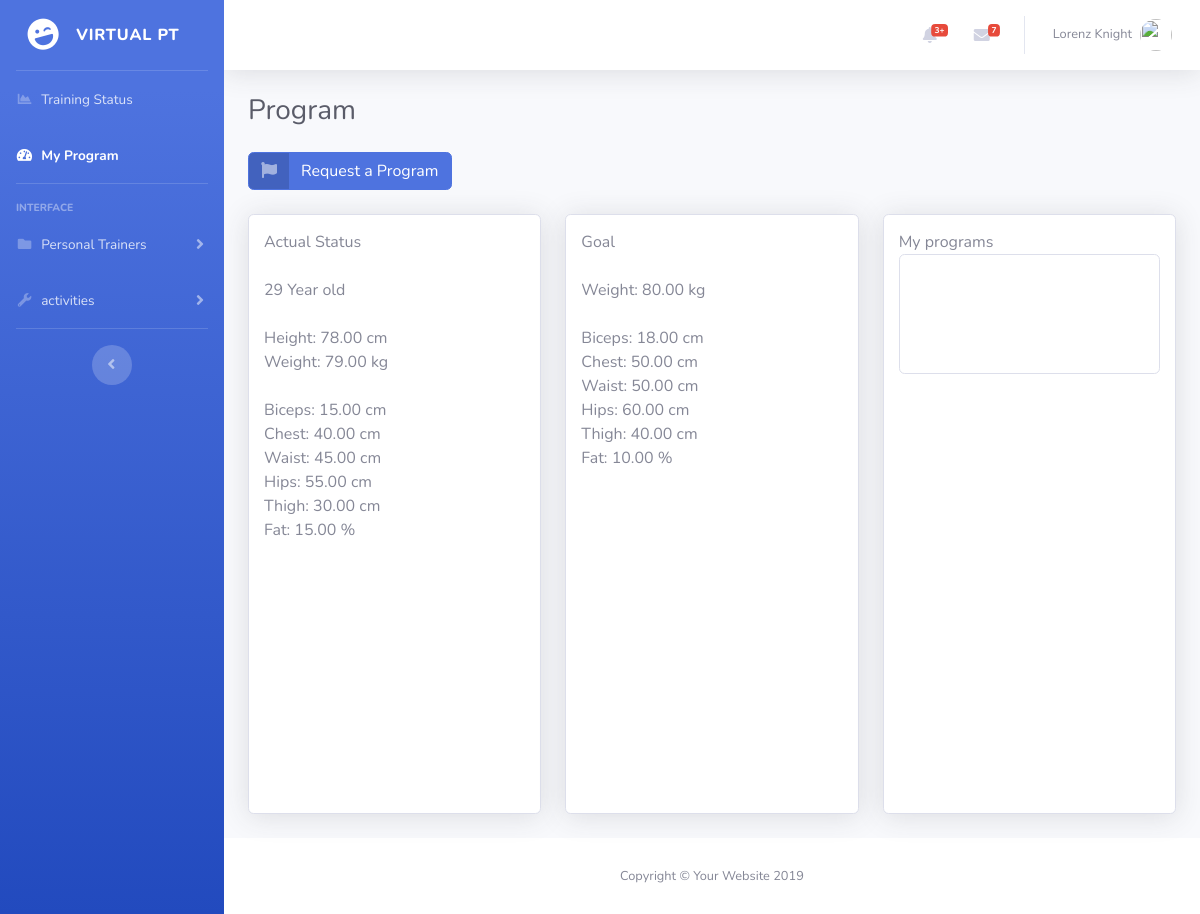
/inicio.php (signed in), run on the app's committed database.
### tables this page shows
CREATE TABLE `users` (
  `id_user` int(11) NOT NULL,
  `email` varchar(255) DEFAULT NULL,
  `password` varchar(50) DEFAULT NULL,
  `status` int(11) DEFAULT NULL,
  `name` varchar(15) DEFAULT NULL,
  `surname` varchar(15) DEFAULT NULL,
  `profilephoto` varchar(255) DEFAULT NULL,
  `year` int(11) DEFAULT NULL,
  `month` varchar(255) DEFAULT NULL,
  `day` int(11) DEFAULT NULL,
  `country` varchar(255) DEFAULT NULL,
  `city` varchar(255) DEFAULT NULL,
  `rank` int(11) DEFAULT NULL,
  `pt_type` int(11) DEFAULT NULL,
  `pt_experience` int(11) DEFAULT NULL
);

CREATE TABLE `usr_current_status` (
  `id_current_status` int(11) NOT NULL,
  `id_user` int(11) DEFAULT NULL,
  `usr_weight` double(8,2) DEFAULT NULL,
  `usr_height` double(8,2) DEFAULT NULL,
  `usr_biceps` double(8,2) DEFAULT NULL,
  `usr_chest` double(8,2) DEFAULT NULL,
  `usr_waist` double(8,2) DEFAULT NULL,
  `usr_hips` double(8,2) DEFAULT NULL,
  `usr_thigh` double(8,2) DEFAULT NULL,
  `usr_fat` double(8,2) DEFAULT NULL
);

CREATE TABLE `usr_goals` (
  `id_goals` int(11) NOT NULL,
  `id_user` int(11) DEFAULT NULL,
  `date` datetime DEFAULT NULL,
  `day` varchar(255) DEFAULT NULL,
  `month` varchar(255) DEFAULT NULL,
  `year` varchar(255) DEFAULT NULL,
  `time` time DEFAULT NULL,
  `usr_weight_goal` double(8,2) DEFAULT NULL,
  `usr_biceps_goal` double(8,2) DEFAULT NULL,
  `usr_chest_goal` double(8,2) DEFAULT NULL,
  `usr_waist_goal` double(8,2) DEFAULT NULL,
  `usr_hips_goal` double(8,2) DEFAULT NULL,
  `usr_thigh_goal` double(8,2) DEFAULT NULL,
  `usr_fat_goal` double(8,2) DEFAULT NULL,
  `id_pt` int(11) DEFAULT NULL
);

### inc/funciones.php (called while the page is built, shortened)
<?php
if (!function_exists("GetSQLValueString")) {
function GetSQLValueString($theValue, $theType, $theDefinedValue = "", $theNotDefinedValue = "")
{
  global $con;
  $theValue = function_exists("mysqli_real_escape_string") ? mysqli_real_escape_string($con, $theValue) : mysqli_escape_string($con,$theValue);
  switch ($theType) {
    case "long":
    case "int":
      $theValue = ($theValue != "") ? intval($theValue) : "NULL";
      break;
  }
  return $theValue;
}
}
function ObtenerNombreUsuario($nombre)
{
	global $con;
	$query_ConsultaFuncion = sprintf("SELECT name FROM users WHERE id_user = %s ",
		 GetSQLValueString($nombre, "int"));
	$ConsultaFuncion = mysqli_query($con,  $query_ConsultaFuncion) or die(mysqli_error($con));
	$row_ConsultaFuncion = mysqli_fetch_assoc($ConsultaFuncion);
	return $row_ConsultaFuncion["name"];
}
function ObtenerApellidoUsuario($apellido)
{
	global $con;
	$query_ConsultaFuncion = sprintf("SELECT surname FROM users WHERE id_user = %s ",
		 GetSQLValueString($apellido, "int"));
	$ConsultaFuncion = mysqli_query($con,  $query_ConsultaFuncion) or die(mysqli_error($con));
	$row_ConsultaFuncion = mysqli_fetch_assoc($ConsultaFuncion);
	return $row_ConsultaFuncion["surname"];
}
	?>

### inc/usr_status_card.php (the view)
<div class="col-xl-4 col-md-6 mb-4">
    <div class="space">
        Actual Status
        <br>
        <br><?php echo $yearold; ?> Year old
        <br>
        <br>Height: <?php echo $row_DatosCurrent['usr_height']; ?> cm
        <br>Weight: <?php echo $row_DatosCurrent['usr_weight']; ?> kg
        <br>
        <br>Biceps: <?php echo $row_DatosCurrent['usr_biceps']; ?> cm
        <br>Chest: <?php echo $row_DatosCurrent['usr_chest']; ?> cm
        <br>Waist: <?php echo $row_DatosCurrent['usr_waist']; ?> cm
        <br>Hips: <?php echo $row_DatosCurrent['usr_hips']; ?> cm
        <br>Thigh: <?php echo $row_DatosCurrent['usr_thigh']; ?> cm
        <br>Fat: <?php echo $row_DatosCurrent['usr_fat']; ?> %
    </div>
</div>

### inc/topbar.php (shortened to what this page needs)
<nav class="navbar navbar-expand navbar-light bg-white topbar mb-4 static-top shadow">
<ul class="navbar-nav ml-auto">
  <li class="nav-item dropdown no-arrow mx-1">
    <a class="nav-link dropdown-toggle" href="#" id="alertsDropdown" role="button" data-toggle="dropdown" aria-haspopup="true" aria-expanded="false">
      <i class="fas fa-bell fa-fw"></i>
      <span class="badge badge-danger badge-counter">3+</span>
    </a>
  </li>
  <li class="nav-item dropdown no-arrow mx-1">
    <a class="nav-link dropdown-toggle" href="#" id="messagesDropdown" role="button" data-toggle="dropdown" aria-haspopup="true" aria-expanded="false">
      <i class="fas fa-envelope fa-fw"></i>
      <span class="badge badge-danger badge-counter">7</span>
    </a>
  </li>
  <li class="nav-item dropdown no-arrow">
    <a class="nav-link dropdown-toggle" href="#" id="userDropdown" role="button" data-toggle="dropdown" aria-haspopup="true" aria-expanded="false">
      <span class="mr-2 d-none d-lg-inline text-gray-600 small">
      <?php
            if ((isset($_SESSION['MM_Username'])) && ($_SESSION['MM_Username'] != ""))
            {
                echo ObtenerNombreUsuario($_SESSION['vpt_UserId']);
                echo " ". ObtenerApellidoUsuario($_SESSION['vpt_UserId']);
            }
            else
            { ?>
                No funciona...
            <?php } ?>
      </span>
      <img class="img-profile rounded-circle" src="https://source.unsplash.com/QAB-WJcbgJk/60x60">
    </a>
  </li>
</ul>
</nav>

### inc/usr_goal_card.php
<div class="col-xl-4 col-md-6 mb-4">
    <div class="space">
    Goal
    <br>
    <?php if ($row_DatosGoal > 0) { ?>
    <br>Weight: <?php echo $row_DatosGoal['usr_weight_goal']; ?> kg
    <br>
    <br>Biceps: <?php echo $row_DatosGoal['usr_biceps_goal']; ?> cm
    <br>Chest: <?php echo $row_DatosGoal['usr_chest_goal']; ?> cm
    <br>Waist: <?php echo $row_DatosGoal['usr_waist_goal']; ?> cm
    <br>Hips: <?php echo $row_DatosGoal['usr_hips_goal']; ?> cm
    <br>Thigh: <?php echo $row_DatosGoal['usr_thigh_goal']; ?> cm
    <br>Fat: <?php echo $row_DatosGoal['usr_fat_goal']; ?> %
    <?php
    }
    else
    { ?>
    <br>You have not set any goal.
    <?php }  ?>
    </div>
</div>

### css/style.css (style rules this page uses)
body { margin: 0; padding: 0; font-family: 'Lucida Sans', 'Lucida Sans Regular', 'Lucida Grande', 'Lucida Sans Unicode', Geneva, Verdana, sans-serif; font-weight: 100; background-color: #002254; }
.space { width:100%; height:600px; background-color: #FFF; border: 1px solid #dddfeb; border-radius: 0.35rem; box-shadow: 0 .15rem 1.75rem 0 rgba(58,59,69,.15)!important; padding: 15px; }

### data on the page
users: name "Lorenz", surname "Knight"
usr_current_status: usr_height "78.00", usr_weight "79.00", usr_biceps "15.00", usr_chest "40.00", usr_waist "45.00", usr_hips "55.00", usr_thigh "30.00", usr_fat "15.00"
usr_goals: usr_weight_goal "80.00", usr_biceps_goal "18.00", usr_chest_goal "50.00", usr_waist_goal "50.00", usr_hips_goal "60.00", usr_thigh_goal "40.00", usr_fat_goal "10.00"
